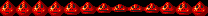

This is a level from a 2D game, rendered from its Tiled map with the project's own tilesets. A one-line summary and the complete map file follow:
An orthogonal 13x1 tile map with 16x16 px tiles, 1 tile layer (Tile Layer 1).

<map version="1.10" tiledversion="1.10.2" orientation="orthogonal" renderorder="right-down" width="13" height="1" tilewidth="16" tileheight="16" infinite="0" nextlayerid="2" nextobjectid="1">
 <tileset firstgid="1" source="Tileset.tsx" />
 <layer id="1" name="Tile Layer 1" width="13" height="1">
  <data encoding="csv">
121,121,121,122,123,124,125,126,126,125,124,123,122
</data>
 </layer>
</map>
